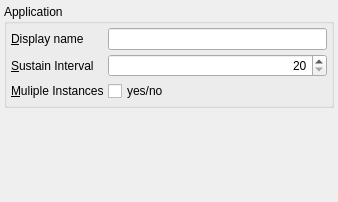
<?xml version="1.0" encoding="UTF-8"?>
<ui version="4.0">
 <class>ApplicationPropertyPage</class>
 <widget class="sf::PropertyPage" name="ApplicationPropertyPage">
  <property name="geometry">
   <rect>
    <x>0</x>
    <y>0</y>
    <width>338</width>
    <height>202</height>
   </rect>
  </property>
  <property name="windowTitle">
   <string>ApplicationPropertyPage</string>
  </property>
  <layout class="QVBoxLayout" name="verticalLayout">
   <property name="leftMargin">
    <number>4</number>
   </property>
   <property name="topMargin">
    <number>4</number>
   </property>
   <property name="rightMargin">
    <number>4</number>
   </property>
   <property name="bottomMargin">
    <number>4</number>
   </property>
   <item>
    <widget class="QGroupBox" name="gbApplication">
     <property name="title">
      <string>Application</string>
     </property>
     <layout class="QFormLayout" name="formLayout">
      <property name="horizontalSpacing">
       <number>4</number>
      </property>
      <property name="verticalSpacing">
       <number>4</number>
      </property>
      <property name="leftMargin">
       <number>4</number>
      </property>
      <property name="topMargin">
       <number>4</number>
      </property>
      <property name="rightMargin">
       <number>4</number>
      </property>
      <property name="bottomMargin">
       <number>4</number>
      </property>
      <item row="0" column="0">
       <widget class="QLabel" name="AppDisplayName">
        <property name="text">
         <string>&amp;Display name</string>
        </property>
        <property name="buddy">
         <cstring>leAppDisplayName</cstring>
        </property>
       </widget>
      </item>
      <item row="0" column="1">
       <widget class="QLineEdit" name="leAppDisplayName"/>
      </item>
      <item row="1" column="0">
       <widget class="QLabel" name="lblSustain">
        <property name="toolTip">
         <string>Interval in milliseconds of handling processes in the background.</string>
        </property>
        <property name="text">
         <string>&amp;Sustain Interval</string>
        </property>
        <property name="buddy">
         <cstring>sbSustain</cstring>
        </property>
       </widget>
      </item>
      <item row="1" column="1">
       <widget class="QSpinBox" name="sbSustain">
        <property name="alignment">
         <set>Qt::AlignRight|Qt::AlignTrailing|Qt::AlignVCenter</set>
        </property>
        <property name="minimum">
         <number>20</number>
        </property>
        <property name="maximum">
         <number>1000</number>
        </property>
       </widget>
      </item>
      <item row="2" column="0">
       <widget class="QLabel" name="lblMultipleInstances">
        <property name="toolTip">
         <string>Determines if multiple instances can be started of this application</string>
        </property>
        <property name="text">
         <string>&amp;Muliple Instances</string>
        </property>
        <property name="buddy">
         <cstring>cbMultipleInstances</cstring>
        </property>
       </widget>
      </item>
      <item row="2" column="1">
       <widget class="QCheckBox" name="cbMultipleInstances">
        <property name="text">
         <string>yes/no</string>
        </property>
       </widget>
      </item>
     </layout>
    </widget>
   </item>
   <item>
    <spacer name="spacer">
     <property name="orientation">
      <enum>Qt::Vertical</enum>
     </property>
     <property name="sizeHint" stdset="0">
      <size>
       <width>20</width>
       <height>40</height>
      </size>
     </property>
    </spacer>
   </item>
  </layout>
 </widget>
 <customwidgets>
  <customwidget>
   <class>sf::PropertyPage</class>
   <extends>QWidget</extends>
   <header>misc/qt/PropertyPage.h</header>
   <container>1</container>
  </customwidget>
 </customwidgets>
 <resources/>
 <connections/>
</ui>
